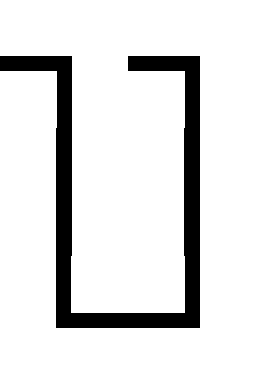

The image is a tile-based game level rendered from a .tmx file. Its description and complete source (layers, tilesets, objects, tile grids) follow:
An orthogonal 2x3 tile map with 128x128 px tiles, 1 tile layer (Tile Layer 1).

<map version="1.5" tiledversion="1.7.2" orientation="orthogonal" renderorder="right-down" width="2" height="3" tilewidth="128" tileheight="128" infinite="0" nextlayerid="2" nextobjectid="1">
 <tileset firstgid="1" name="g1" tilewidth="128" tileheight="128" tilecount="15" columns="0">
  <grid orientation="orthogonal" width="1" height="1" />
  <tile id="0">
   <image width="128" height="128" source="../tileset/0.bmp" />
  </tile>
  <tile id="1">
   <image width="128" height="128" source="../tileset/1.bmp" />
  </tile>
  <tile id="2">
   <image width="128" height="128" source="../tileset/2.bmp" />
  </tile>
  <tile id="3">
   <image width="128" height="128" source="../tileset/3.bmp" />
  </tile>
  <tile id="4">
   <image width="128" height="128" source="../tileset/4.bmp" />
  </tile>
  <tile id="5">
   <image width="128" height="128" source="../tileset/5.bmp" />
  </tile>
  <tile id="6">
   <image width="128" height="128" source="../tileset/6.bmp" />
  </tile>
  <tile id="7">
   <image width="128" height="128" source="../tileset/7.bmp" />
  </tile>
  <tile id="8">
   <image width="128" height="128" source="../tileset/8.bmp" />
  </tile>
  <tile id="9">
   <image width="128" height="128" source="../tileset/9.bmp" />
  </tile>
  <tile id="10">
   <image width="128" height="128" source="../tileset/10.bmp" />
  </tile>
  <tile id="11">
   <image width="128" height="128" source="../tileset/11.bmp" />
  </tile>
  <tile id="12">
   <image width="128" height="128" source="../tileset/12.bmp" />
  </tile>
  <tile id="13">
   <image width="128" height="128" source="../tileset/13.bmp" />
  </tile>
  <tile id="14">
   <image width="128" height="128" source="../tileset/14.bmp" />
  </tile>
 </tileset>
 <layer id="1" name="Tile Layer 1" width="2" height="3">
  <data encoding="csv">
9,9,
5,5,
7,10
</data>
 </layer>
</map>
